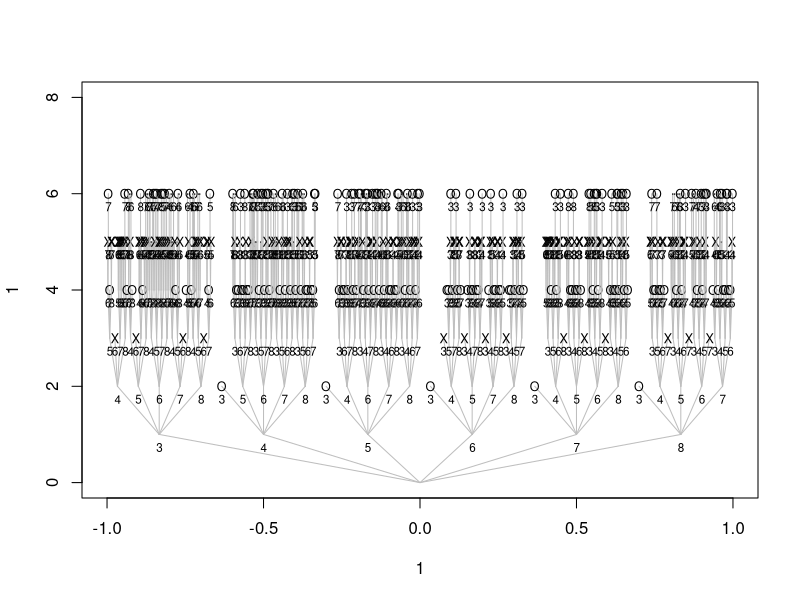

Write the R code that produced this figure.
rm(list = ls())

#===============================================================================
# Populate the state matrix
#===============================================================================
S = matrix(0,9,8)
# Row Sums:
S[1:3,1] = 1
S[4:6,2] = 1
S[7:9,3] = 1
# Col Sums:
S[c(1,4,7),4] = 1
S[c(2,5,8),5] = 1
S[c(3,6,9),6] = 1
# Diag Sums
S[c(1,5,9),7] = 1
S[c(3,5,7),8] = 1
S

#===============================================================================
# Evaluate the Game State rho(m,S)
#===============================================================================
rho = function(m,S)
{
  m = matrix(m,ncol = 1)
  player1  = any(t(m)%*%S == -3)
  player2  = any(t(m)%*%S == +3)
  m_1      = (m == -1)
  m_2      = (m == +1)
  tie      = sum((t(m_1)%*%S>0)*(t(m_2)%*%S>0)) == 8
  winner   = c(-1,0,+1)[c(player1,tie,player2)]
  terminal = player1|tie|player2
  ret      = list(terminal = terminal,winner = winner)
  return(ret)
}

m = as.matrix(c(1,1,-1,0,0,0,0,0,-1))
matrix(m,3,3,byrow = TRUE)
rho(m,S)

m = as.matrix(c(1,1,-1,0,0,-1,0,0,-1)) 
matrix(m,3,3,byrow = TRUE)
rho(m,S)

#===============================================================================
# game_tree(m,k) returns a vector of -1, 0, and +1s delineating all terminal 
# game states.
#===============================================================================
game_tree= function(m,k)
{
	g = c()
	game_state = rho(m,S)
	if(game_state$terminal)
	{
		 g = c(g,game_state$winner)
		 return(g)
	}else{
		index = which(m == 0)
		for(i in 1:length(index))
		{
			x           = m
			x[index[i]] = k
			g           = c(g,game_tree(x,-1*k))
		}
		return(g)
	}
}
#m = as.matrix(c(0,0,0,0,0,0,0,0,0))
m = as.matrix(c(1,1,0,0,0,0,0,0,-1))

res   = game_tree(m,-1)
n_g   = 	length(res)
Xwins = sum(res==-1)
Draws = sum(res== 0)
Owins = sum(res==+1)
c(n_g,Xwins,Draws,Owins)

#===============================================================================
# Write a function that draws the game tree.
#===============================================================================
draw_game_tree= function(m,k,x0 =0,d = 0,lims =c(-1,+1))
{
	if(d == 0) 
	{
		 plot(1,1,type ='n',xlim = lims, ylim = c(0,sum(m==0)+2))
	}
	g = c()
	game_state = rho(m,S)
	if(game_state$terminal)
	{
		 text(x0,d,labels = c('X','.','O')[game_state$winner+2],cex = 0.75)
		 g = c(g,game_state$winner)
		 return(g)
	}else{
		index = which(m == 0)
		x_seq = seq(lims[1],lims[2],length = length(index)+1)
		x_mid = x_seq[-1]-0.5*diff(x_seq)[1]
		for(i in 1:length(index))
		{
			segments(x0,d,x_mid[i],d+1, col = 'grey')
			text(x_mid[i],d+1,labels = index[i],pos = 1,cex = 0.7)
			x           = m
			x[index[i]] = k
			g           = c(g,draw_game_tree(x,-1*k,x_mid[i],d+1,lims = c(x_seq[i],x_seq[i+1])))
		}
		return(g)
	}
}

res  = draw_game_tree(m,-1)
